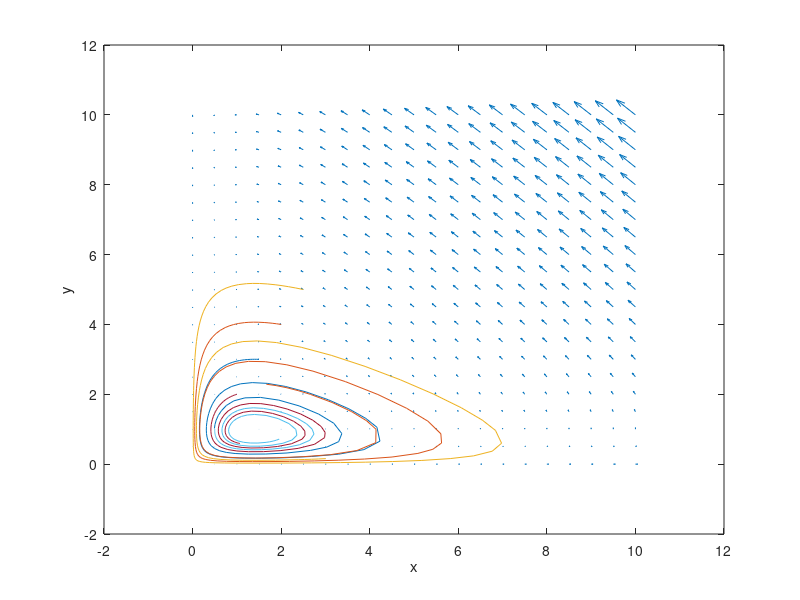

MATLAB code for this plot:
clear all; 
close all; 
clc

%specify the region of the plot for vector plot
[x1, x2] = meshgrid(0:0.5:10, 0:.5:10);
x1dot = x1 - x2 .*x1; %Note the use of .* and .^
x2dot = x1 .* x2 - x2;

%first plot the vector plot with quiver
figure
quiver(x1,x2,x1dot, x2dot)

% predator-prey Lotka-Volterra system
a = 1;
b = 1;
c = 0.5;
d = 0.7;
k = 20;
f = @(t,y) [a*y(1)*(1 - y(1)/k) - b*y(1)*y(2); c*y(1)*y(2) - d*y(2)];
hold on

%calculate the phase trajectories for different initial conditions
for y0=0:1:5
[ts, ys] = ode45(f,[0 20], [y0/2, y0]);

% plot of closed loop phase trajectories
plot(ys(:,1), ys(:,2))
end
hold off
xlabel('x')
ylabel('y')